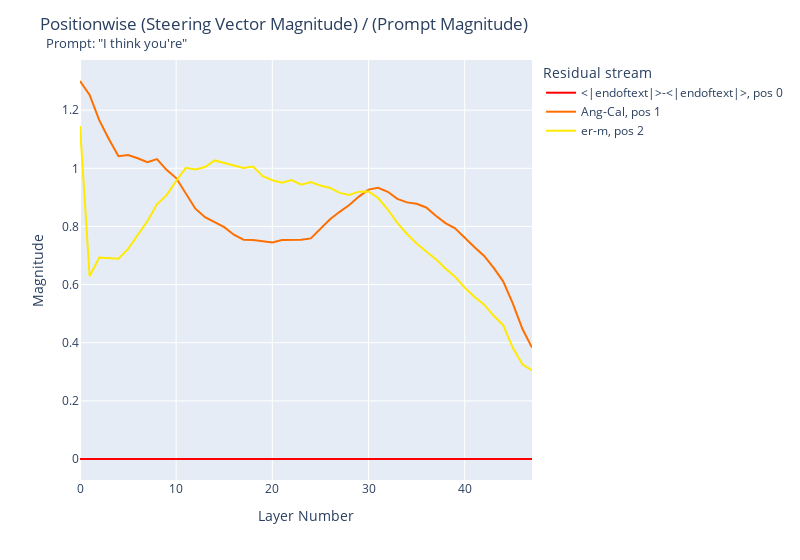

Notebook code for this chart:
### Code cell
anger_calm_additions: List[RichPrompt] = [
    RichPrompt(prompt="Anger", coeff=1, act_name=0),
    RichPrompt(prompt="Calm", coeff=-1, act_name=0),
]
relative_df: pd.DataFrame = relative_magnitudes_dataframe(
    model=model,
    act_adds=anger_calm_additions,
    prompt="I think you're",
    locations=all_resid_pre_locations,
)

fig: go.Figure = line_plot(
    relative_df,
    log_y=False,
    legend_title_text="Residual stream",
    title="Positionwise (Steering Vector Magnitude) / (Prompt Magnitude)",
)

# Add a subtitle
fig.update_layout(
    annotations=[
        go.layout.Annotation(
            text='Prompt: "I think you\'re"',
            showarrow=False,
            xref="paper",
            yref="paper",
            x=0.08,
            y=1.015,
            xanchor="center",
            yanchor="bottom",
            font=dict(size=13),
        )
    ],
    width=800,
)
fig.show()

### Figure 1 — Plotly figure (JSON) as saved in the notebook; plotly's stock layout.template omitted (floating-point values rounded to 4 significant figures)
{"data": [{"hovertemplate": "Prompt=<|endoftext|>-<|endoftext|>, pos 0<br>Activation Location=%{x}<br>Magnitude=%{y}<extra></extra>", "legendgroup": "<|endoftext|>-<|endoftext|>, pos 0", "line": {"color": "rgb(255,0,0)", "dash": "solid"}, "marker": {"symbol": "circle"}, "mode": "lines", "name": "<|endoftext|>-<|endoftext|>, pos 0", "orientation": "v", "showlegend": true, "type": "scatter", "x": [0, 1, 2, 3, 4, 5, 6, 7, 8, 9, 10, 11, 12, 13, 14, 15, 16, 17, 18, 19, 20, 21, 22, 23, 24, 25, 26, 27, 28, 29, 30, 31, 32, 33, 34, 35, 36, 37, 38, 39, 40, 41, 42, 43, 44, 45, 46, 47], "xaxis": "x", "y": [0, 0, 0, 0, 0, 0, 0, 0, 0, 0, 0, 0, 0, 0, 0, 0, 0, 0, 0, 0, 0, 0, 0, 0, 0, 0, 0, 0, 0, 0, 0, 0, 0, 0, 0, 0, 0, 0, 0, 0, 0, 0, 0, 0, 0, 0, 0, 0], "yaxis": "y"}, {"hovertemplate": "Prompt=Ang-Cal, pos 1<br>Activation Location=%{x}<br>Magnitude=%{y}<extra></extra>", "legendgroup": "Ang-Cal, pos 1", "line": {"color": "rgb(255,111,0)", "dash": "solid"}, "marker": {"symbol": "circle"}, "mode": "lines", "name": "Ang-Cal, pos 1", "orientation": "v", "showlegend": true, "type": "scatter", "x": [0, 1, 2, 3, 4, 5, 6, 7, 8, 9, 10, 11, 12, 13, 14, 15, 16, 17, 18, 19, 20, 21, 22, 23, 24, 25, 26, 27, 28, 29, 30, 31, 32, 33, 34, 35, 36, 37, 38, 39, 40, 41, 42, 43, 44, 45, 46, 47], "xaxis": "x", "y": [1.3, 1.253, 1.166, 1.101, 1.042, 1.046, 1.035, 1.021, 1.032, 0.9947, 0.9666, 0.9119, 0.861, 0.832, 0.8141, 0.7975, 0.7716, 0.7546, 0.7537, 0.7499, 0.7452, 0.7531, 0.7535, 0.7542, 0.759, 0.7924, 0.8249, 0.8504, 0.8737, 0.9028, 0.9267, 0.9328, 0.9194, 0.8951, 0.8828, 0.8781, 0.8654, 0.837, 0.8116, 0.7936, 0.7598, 0.7294, 0.6993, 0.6584, 0.6113, 0.5353, 0.448, 0.3833], "yaxis": "y"}, {"hovertemplate": "Prompt=er-m, pos 2<br>Activation Location=%{x}<br>Magnitude=%{y}<extra></extra>", "legendgroup": "er-m, pos 2", "line": {"color": "rgb(255,234,0)", "dash": "solid"}, "marker": {"symbol": "circle"}, "mode": "lines", "name": "er-m, pos 2", "orientation": "v", "showlegend": true, "type": "scatter", "x": [0, 1, 2, 3, 4, 5, 6, 7, 8, 9, 10, 11, 12, 13, 14, 15, 16, 17, 18, 19, 20, 21, 22, 23, 24, 25, 26, 27, 28, 29, 30, 31, 32, 33, 34, 35, 36, 37, 38, 39, 40, 41, 42, 43, 44, 45, 46, 47], "xaxis": "x", "y": [1.146, 0.6288, 0.6934, 0.69, 0.6891, 0.723, 0.7715, 0.8178, 0.8762, 0.9077, 0.9565, 1.002, 0.9963, 1.004, 1.027, 1.018, 1.008, 1.001, 1.006, 0.9727, 0.9589, 0.9508, 0.9599, 0.9439, 0.9525, 0.9407, 0.9325, 0.9156, 0.9083, 0.9198, 0.9202, 0.8978, 0.8582, 0.8123, 0.7742, 0.7409, 0.7136, 0.6875, 0.6552, 0.6267, 0.5897, 0.5581, 0.5319, 0.4934, 0.4603, 0.3825, 0.3259, 0.3046], "yaxis": "y"}], "layout": {"annotations": [{"font": {"size": 13}, "showarrow": false, "text": "Prompt: \"I think you're\"", "x": 0.08, "xanchor": "center", "xref": "paper", "y": 1.015, "yanchor": "bottom", "yref": "paper"}], "legend": {"title": {"text": "Residual stream"}, "tracegroupgap": 0}, "margin": {"t": 60}, "title": {"text": "Positionwise (Steering Vector Magnitude) / (Prompt Magnitude)"}, "width": 800, "xaxis": {"anchor": "y", "domain": [0, 1], "title": {"text": "Layer Number"}}, "yaxis": {"anchor": "x", "domain": [0, 1], "title": {"text": "Magnitude"}}}}
